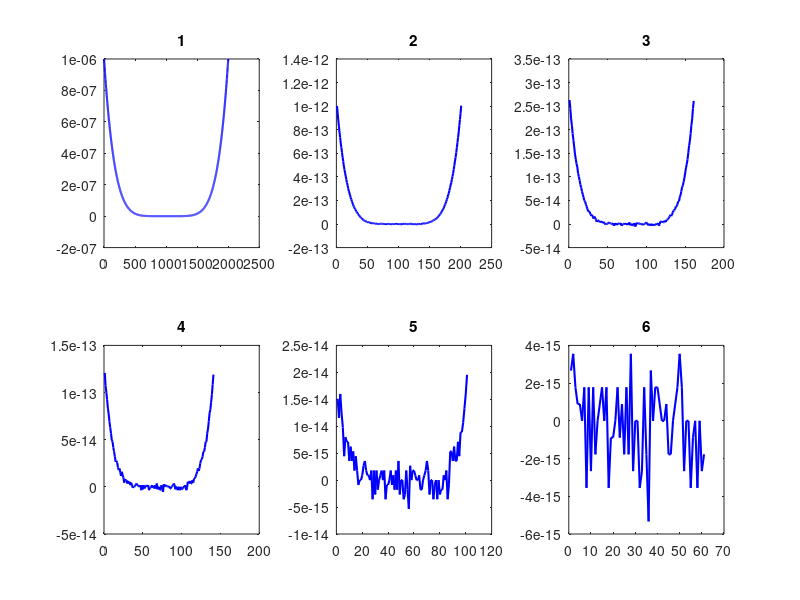

MATLAB code for this plot:
clear all 
close all 


d = [0.1 0.01 0.008 0.007 0.005 0.003] ; 



for i = 1 : 6 
    x=[1-d(i):0.0001:1+d(i)]; 
    p = x.^6 - 6*x.^5 + 15*x.^4 - 20*x.^3 + 15*x.^2 - 6*x + 1 ; 
    subplot(2,3,i) ; plot(p, '-b', 'LineWidth', 1.5); 
    title(i)
end